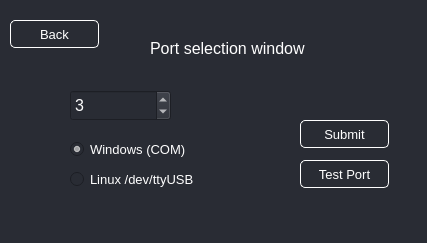
<?xml version="1.0" encoding="UTF-8"?>
<ui version="4.0">
 <class>Form</class>
 <widget class="QWidget" name="Form">
  <property name="geometry">
   <rect>
    <x>0</x>
    <y>0</y>
    <width>427</width>
    <height>243</height>
   </rect>
  </property>
  <property name="windowTitle">
   <string>Form</string>
  </property>
  <property name="styleSheet">
   <string notr="true">QWidget{
background-color:#292C34;
color:white;
}
</string>
  </property>
  <widget class="QLabel" name="label">
   <property name="geometry">
    <rect>
     <x>150</x>
     <y>40</y>
     <width>171</width>
     <height>16</height>
    </rect>
   </property>
   <property name="font">
    <font>
     <pointsize>12</pointsize>
    </font>
   </property>
   <property name="text">
    <string>Port selection window</string>
   </property>
  </widget>
  <widget class="QSpinBox" name="port_number_input">
   <property name="geometry">
    <rect>
     <x>70</x>
     <y>90</y>
     <width>101</width>
     <height>31</height>
    </rect>
   </property>
   <property name="font">
    <font>
     <pointsize>12</pointsize>
    </font>
   </property>
   <property name="value">
    <number>3</number>
   </property>
  </widget>
  <widget class="QPushButton" name="back_button">
   <property name="geometry">
    <rect>
     <x>10</x>
     <y>20</y>
     <width>89</width>
     <height>28</height>
    </rect>
   </property>
   <property name="font">
    <font>
     <pointsize>10</pointsize>
    </font>
   </property>
   <property name="styleSheet">
    <string notr="true">QPushButton{
border: 1px solid white;
border-radius: 5px;
background-color: #292C34;
color: white;
}</string>
   </property>
   <property name="text">
    <string>Back</string>
   </property>
  </widget>
  <widget class="QRadioButton" name="windows_radio">
   <property name="geometry">
    <rect>
     <x>70</x>
     <y>140</y>
     <width>141</width>
     <height>18</height>
    </rect>
   </property>
   <property name="font">
    <font>
     <pointsize>10</pointsize>
    </font>
   </property>
   <property name="text">
    <string>Windows (COM)</string>
   </property>
   <property name="checked">
    <bool>true</bool>
   </property>
  </widget>
  <widget class="QRadioButton" name="linux_radio">
   <property name="geometry">
    <rect>
     <x>70</x>
     <y>170</y>
     <width>161</width>
     <height>18</height>
    </rect>
   </property>
   <property name="font">
    <font>
     <pointsize>10</pointsize>
    </font>
   </property>
   <property name="text">
    <string>Linux /dev/ttyUSB</string>
   </property>
  </widget>
  <widget class="QPushButton" name="test_port_button">
   <property name="geometry">
    <rect>
     <x>300</x>
     <y>160</y>
     <width>89</width>
     <height>28</height>
    </rect>
   </property>
   <property name="font">
    <font>
     <pointsize>10</pointsize>
    </font>
   </property>
   <property name="styleSheet">
    <string notr="true">QPushButton{
border: 1px solid white;
border-radius: 5px;
background-color: #292C34;
color: white;
}</string>
   </property>
   <property name="text">
    <string>Test Port</string>
   </property>
  </widget>
  <widget class="QPushButton" name="submit_button">
   <property name="geometry">
    <rect>
     <x>300</x>
     <y>120</y>
     <width>89</width>
     <height>28</height>
    </rect>
   </property>
   <property name="font">
    <font>
     <pointsize>10</pointsize>
    </font>
   </property>
   <property name="styleSheet">
    <string notr="true">QPushButton{
border: 1px solid white;
border-radius: 5px;
background-color: #292C34;
color: white;
}</string>
   </property>
   <property name="text">
    <string>Submit</string>
   </property>
  </widget>
 </widget>
 <resources/>
 <connections/>
</ui>
